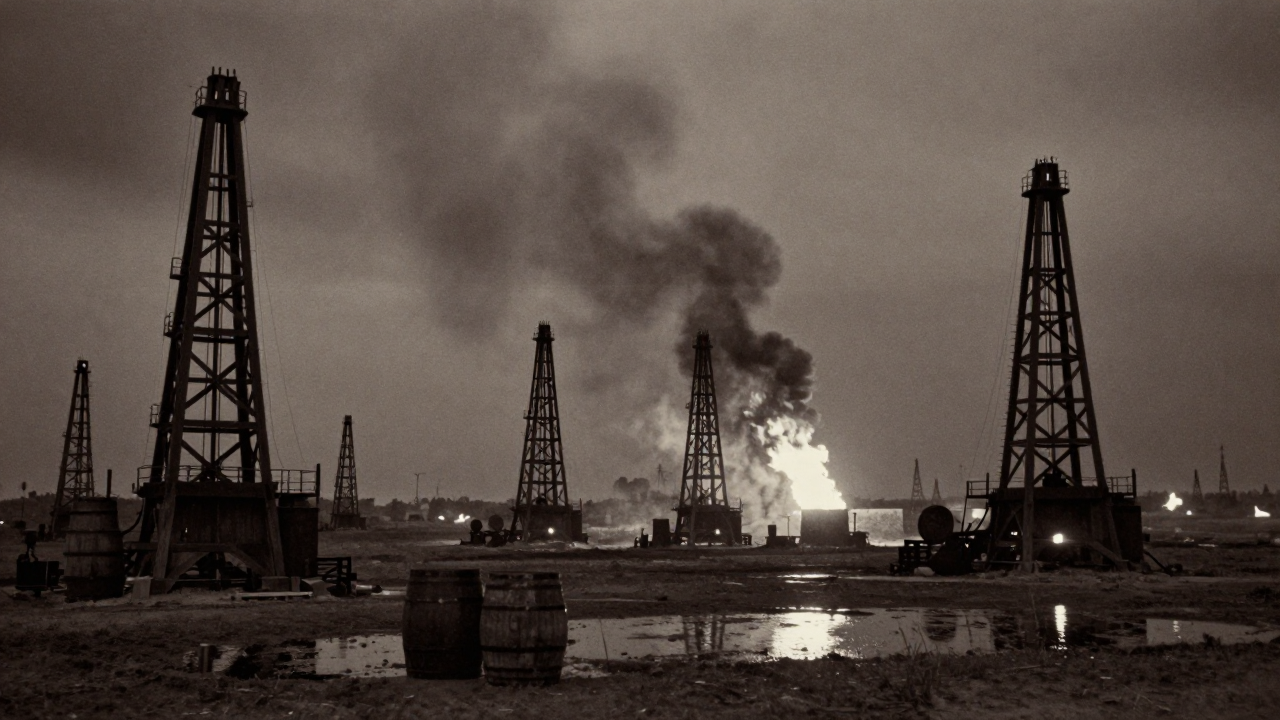
#> input picture genosai/probe1.jpg, 1280 x 720 px
$ python -i tochka.py   (imports and definitions only)
#> lines starting #> are read from the running program, lines starting #| are printed output that depends on the picture
#> further down, picture is the input picture: shape (720, 1280, 3); mean B, G, R 67, 74, 85.3
#!/usr/bin/env python3
"""Точка главного предмета для обрезки 9:16 (r713 п.72) — считает машина, бесплатно, на OpenCV.

scripts/tochka.py <день> [--zapisat] [--pokaz <папка>]
  лицо есть (YuNet — детектор лиц из opencv_zoo, MIT, scripts/modeli/) — точка на самом крупном лице;
  лица нет — центр тяжести карты заметности spectral residual (Hou, Zhang 2007; то же, что
  cv2.saliency.StaticSaliencySpectralResidual из opencv-contrib, здесь — на numpy).
Точка — доли 0..1 кадра после crop (как режет scripts/layers.py), с отступом 0.1 от края.
Без ключей печатает предложение; --zapisat — пишет images[k].fokus {x, y, kak} в days/<день>.json;
--pokaz — кладёт кадры с отмеченной точкой и окном 9:16 в папку, чтобы проверить глазами.
Ролик точку не берёт, пока в дне нет "fokus_9x16": true (src/Video.tsx) — вид готовых роликов прежний.
"""
import json, sys
from pathlib import Path
import cv2
import numpy as np

ROOT = Path(__file__).resolve().parent.parent
MODEL = ROOT / "scripts" / "modeli" / "face_detection_yunet_2023mar.onnx"


def zametnost(img):
    g = cv2.cvtColor(cv2.resize(img, (64, 64), interpolation=cv2.INTER_AREA), cv2.COLOR_BGR2GRAY).astype(np.float32)
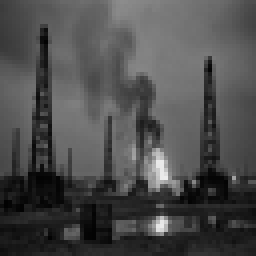
#> g: shape (64, 64) float32 (shown 4 times larger); min 2, max 235, mean 76.6
    f = np.fft.fft2(g)
    amp = np.log(np.abs(f) + 1e-9)
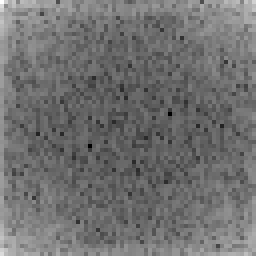
#> amp: shape (64, 64) float64 (shown 4 times larger); min 0.971, max 12.66, mean 6.14; drawn with min black and max white
    ost = amp - cv2.blur(amp, (3, 3))
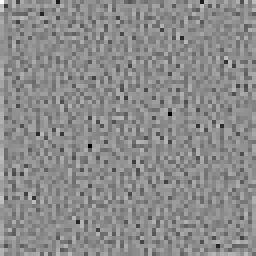
#> ost: shape (64, 64) float64 (shown 4 times larger); min -3.8, max 3.14, mean 0.00888; drawn with min black and max white
    s = np.abs(np.fft.ifft2(np.exp(ost + 1j * np.angle(f)))) ** 2
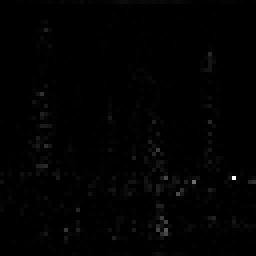
#> s: shape (64, 64) float64 (shown 4 times larger); min 8.27e-09, max 0.0535, mean 0.000448; drawn with min black and max white
    s = cv2.GaussianBlur(s, (9, 9), 2.5)
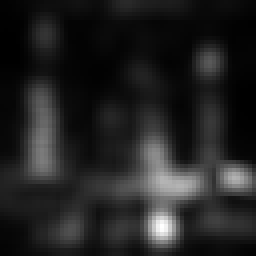
#> s: shape (64, 64) float64 (shown 4 times larger); min 1.98e-05, max 0.0031, mean 0.000441; drawn with min black and max white
    s[s < s.mean() * 2] = 0  # только заметное — фон не тянет точку к центру
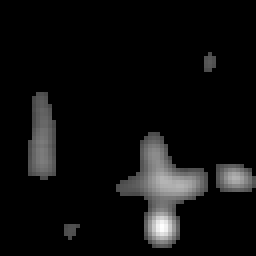
#> s: shape (64, 64) float64 (shown 4 times larger); min 0, max 0.0031, mean 0.000179; drawn with min black and max white
    return s / (s.max() + 1e-9)


# [46 lines left out: functions tochka, main, not called in this run]


# [5 lines not run here, left out]

>>> import cv2
>>> picture = cv2.imread('../genosai/probe1.jpg')
>>> result = zametnost(picture)
